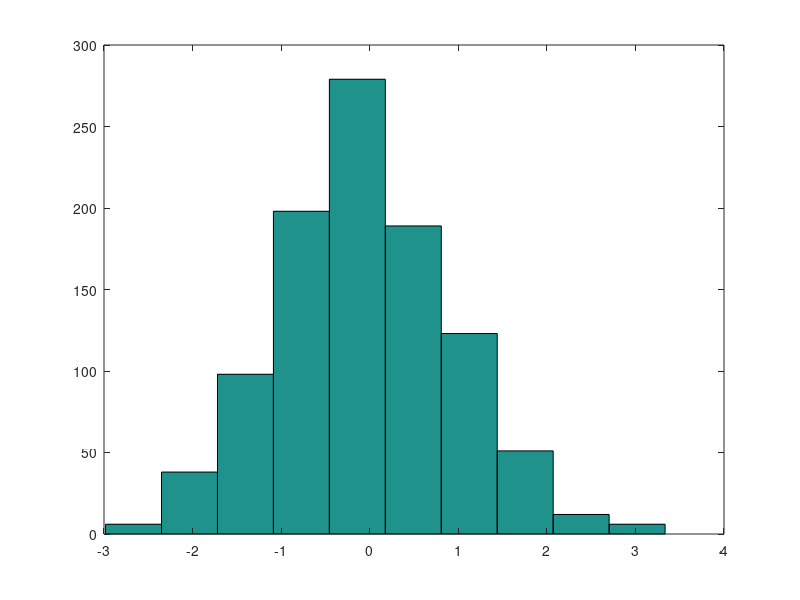

This figure's MATLAB source:
clear;
a=rand(100,1);%distributed 0-1

b=randi(10,100,1); %distributed 0-max value (also possible for a range[-5 5])
c=randn(1000,1); % normally distributed
d=randperm(5,3); %row vector with integers

hist(c)
% hist(c)